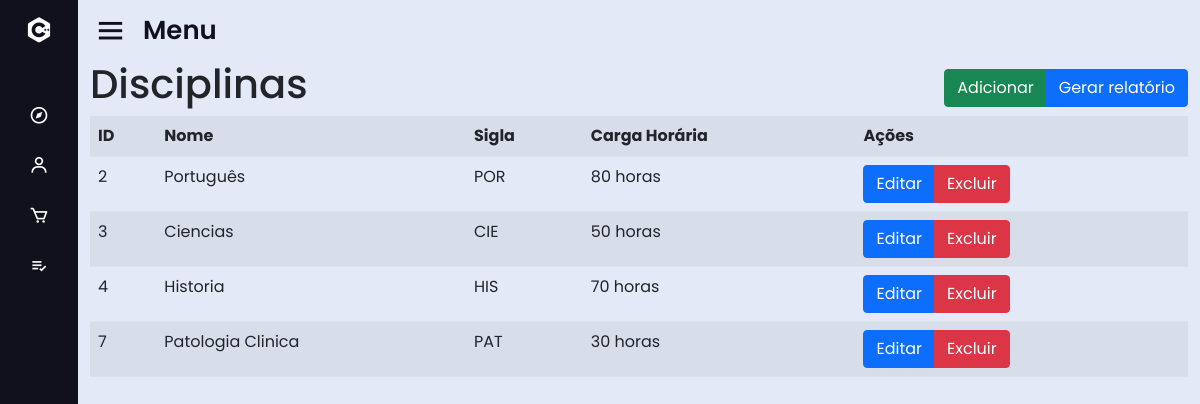
The app's page /sislogin/dashboard.php?page=lista_disc.php (signed in) with its own data.
### tables this page shows
CREATE TABLE `disciplina` (
  `id_disc` int(11) NOT NULL,
  `nome_disc` varchar(255) NOT NULL,
  `sigla_disc` varchar(10) NOT NULL,
  `ch_disc` int(11) NOT NULL
);

### sislogin/base/lista_disc.php (the view)
<div class="container">
    <div class="d-flex justify-content-between d-flex align-items-center">
        <h1>Disciplinas</h1>
        <div class="btn-group ">
            <a href="dashboard.php?page=add_disc.php" class="btn btn-success">Adicionar</a>
            <a href="base/relatorio/gerar_relatorio.php?tipo=disc" class="btn btn-primary">Gerar relatório</a>
        </div>
    </div>
    <table class="table table-striped">
        <tr>
            <th>ID</th>
            <th>Nome</th>
            <th>Sigla</th>
            <th>Carga Horária</th>
            <th colspan="2">Ações</th>
        </tr>
        <?php
        require_once "conexao.php";
        $sql = "SELECT * FROM disciplina";
        $sql = mysqli_query($conexao, $sql);
        while ($dados = mysqli_fetch_assoc($sql)) {
            echo "<tr>";
            echo "<td>" . $dados['id_disc'] . "</td>";
            echo "<td>" . $dados['nome_disc'] . "</td>";
            echo "<td>" . $dados['sigla_disc'] . "</td>";
            echo "<td>" . $dados['ch_disc'] . " horas</td>";
            echo "<td><div class='btn-group'><a href='dashboard.php?page=fedit_disc.php&id=".$dados['id_disc']."' class='btn btn-primary'>Editar</a>";
            echo "<a href='dashboard.php?page=remove.php&tipo=disc&id=".$dados['id_disc']."' class='btn  btn-danger'>Excluir</a></div></td>";
            echo "</tr>";
        }
        ?>
    </table>
</div>

### sislogin/css/style.css (style rules this page uses)
* { margin: 0; padding: 0; box-sizing: border-box; font-family: 'Poppins', sans-serif; }

### records on screen
disciplina: id_disc "2", nome_disc "Português", sigla_disc "POR", ch_disc "80"
disciplina: id_disc "3", nome_disc "Ciencias", sigla_disc "CIE", ch_disc "50"
disciplina: id_disc "4", nome_disc "Historia", sigla_disc "HIS", ch_disc "70"
disciplina: id_disc "7", nome_disc "Patologia Clinica", sigla_disc "PAT", ch_disc "30"
